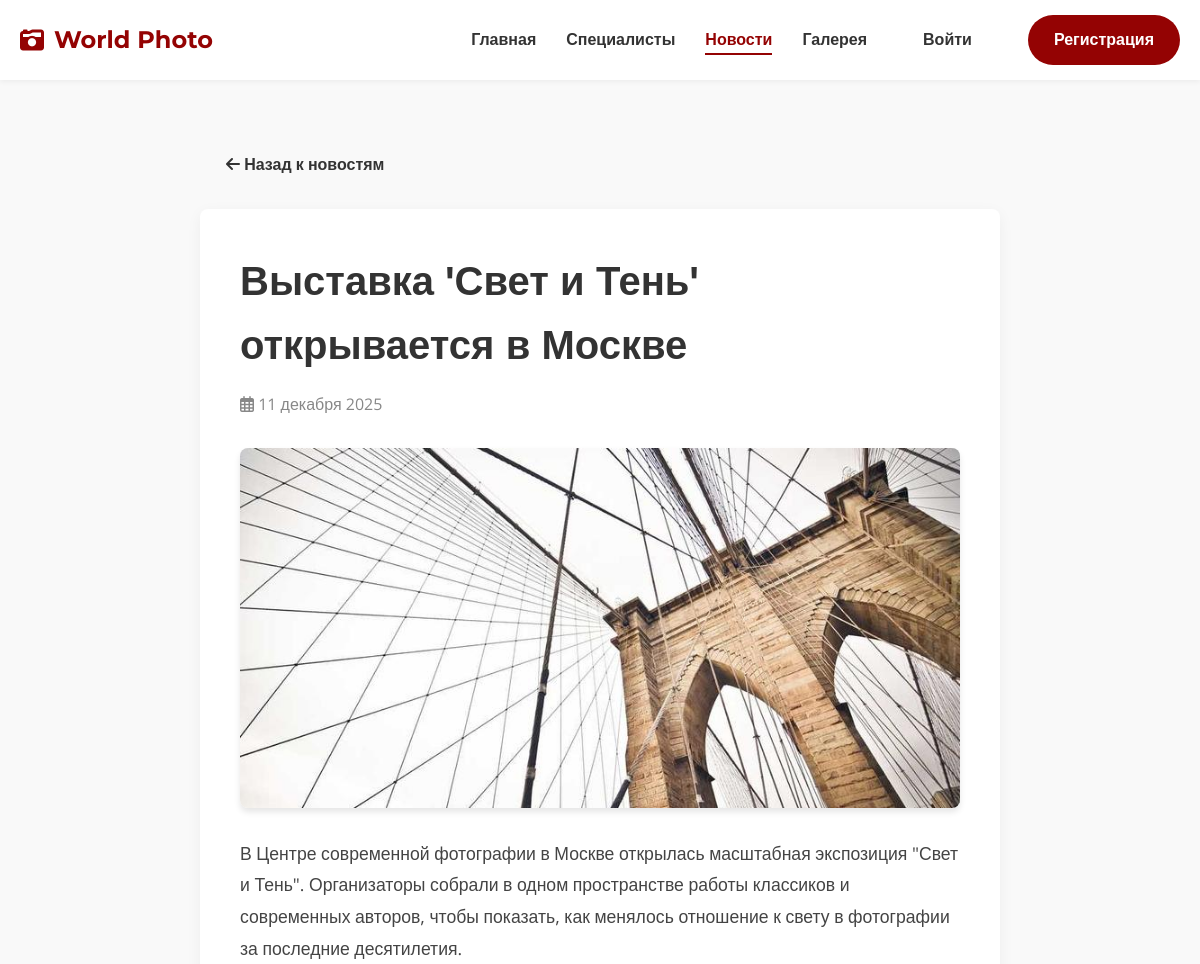
Before: /users/news/1/ (upper part) with the older database file.
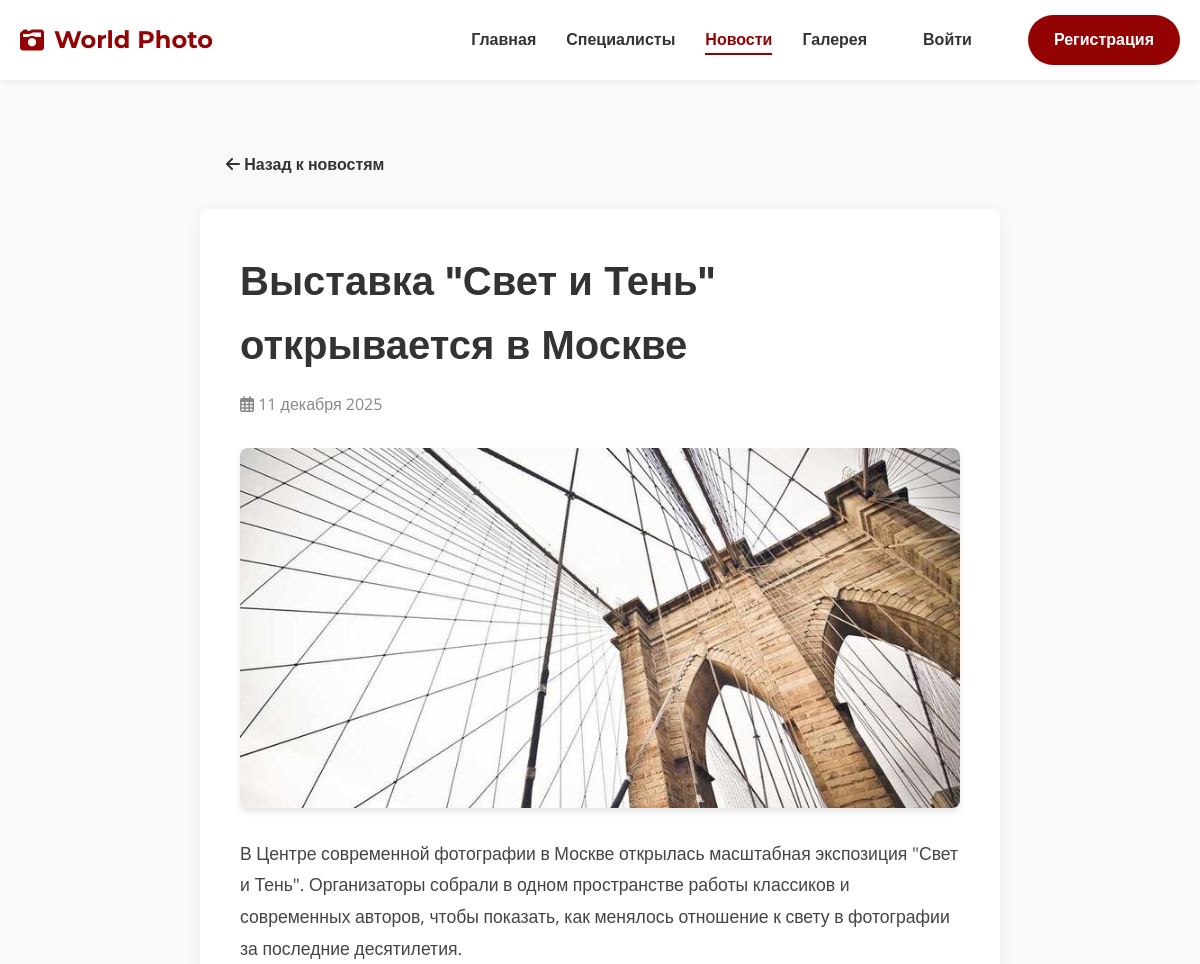
After: the same page with the newer database file.
### users/models.py (models this page shows, shortened)
class News(models.Model):
    title = models.CharField(max_length=200)
    content = models.TextField()
    image = models.ImageField(upload_to='news_images', blank=True)
    created_at = models.DateTimeField(auto_now_add=True)

### users/views.py (the view)
# urls.py: path('news/<int:pk>/', views.news_detail, name='news_detail'),
def news_detail(request, pk):
    news_item = get_object_or_404(News, pk=pk)
    return render(request, 'users/news_detail.html', {'news': news_item})

### users/templates/users/news_detail.html (shortened to what this page needs)
{% extends 'users/base.html' %}
{% block content %}
<div class="container">
    <div style="max-width: 800px; margin: 0 auto; padding-top: 20px;">
        <a href="{% url 'news' %}" class="btn btn-text" style="margin-bottom: 20px; display: inline-block;">
            <i class="fas fa-arrow-left"></i> Назад к новостям
        </a>
        <article style="background: white; padding: 40px; border-radius: 8px; box-shadow: 0 4px 15px rgba(0,0,0,0.05);">
            <h1 style="margin-bottom: 15px; font-size: 2.5rem; color: #333;">{{ news.title }}</h1>
            <p style="color: #888; margin-bottom: 30px; font-size: 1rem;">
                <i class="far fa-calendar-alt"></i> {{ news.created_at|date:"d E Y" }}
            </p>
            {% if news.image %}
                <img src="{{ news.image.url }}" alt="{{ news.title }}" style="width: 100%; max-height: 500px; object-fit: cover; border-radius: 8px; margin-bottom: 30px; box-shadow: 0 4px 6px rgba(0,0,0,0.1);">
            {% endif %}
            <div style="line-height: 1.8; font-size: 1.1rem; color: #444;" class="news-content">
                {{ news.content|safe }}
            </div>
        </article>
    </div>
</div>
{% endblock %}

Changed rows visible on the page:
changed News: title "Выставка 'Свет и Тень' открывается в Москве" → "Выставка \"Свет и Тень\" открывается в Москве"
